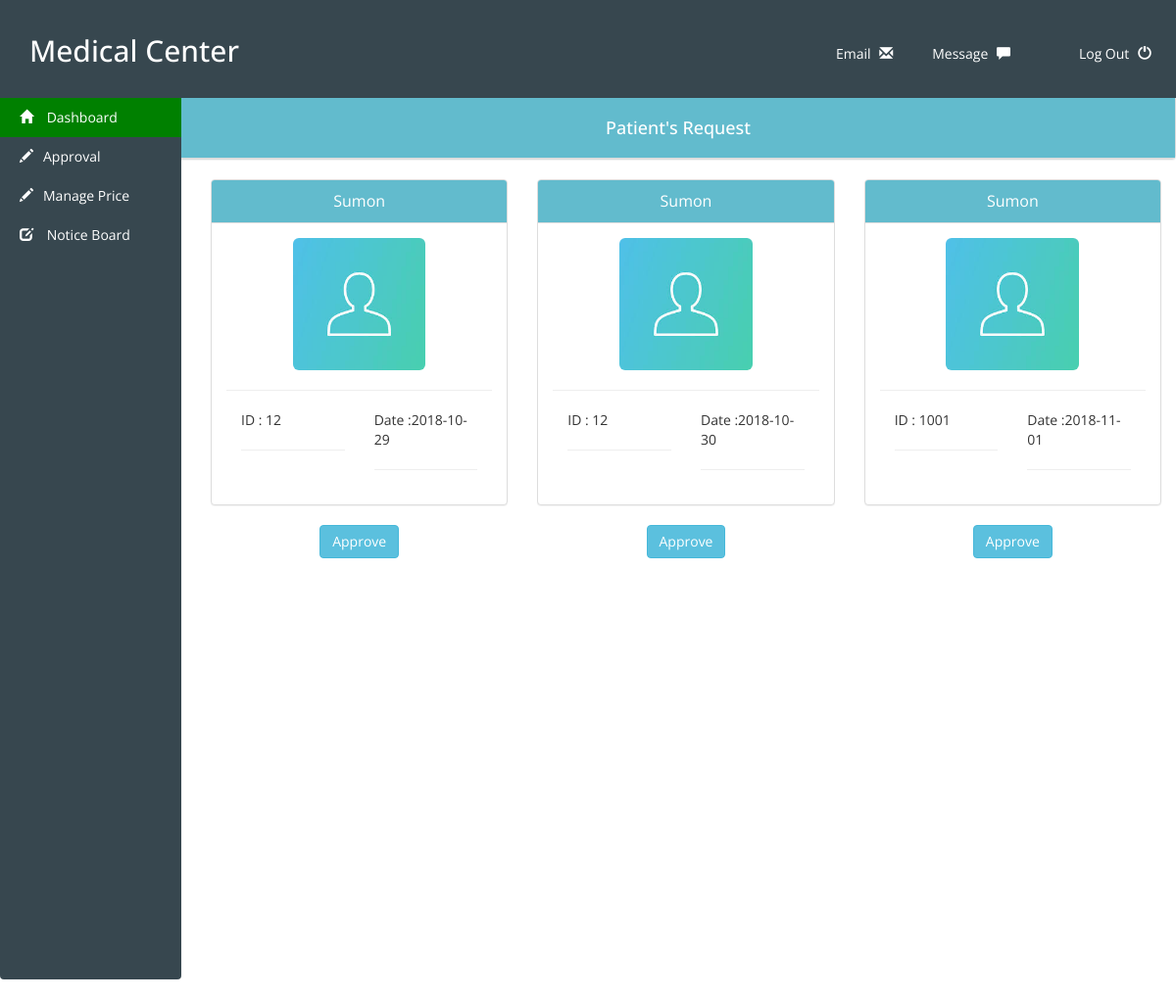
Page /mcenter/request.php on the committed database.
### tables this page shows
CREATE TABLE `mcenter_schedule` (
  `patient_id` int(20) NOT NULL,
  `mcenter_id` int(20) NOT NULL,
  `service_date` date NOT NULL
);

### library/connectdb.php (called while the page is built, shortened)
<?php
class Connection
{
   public  $servername="localhost";
   public  $username="root";
   public  $pass="";
   public  $db_name="emedicare";
   public function __construct()
   {
          $this->cn=new mysqli($this->servername,$this->username,$this->pass,$this->db_name);
   }
}
?>

### mcenter/request.php (the view)
<?php
	include("../library/connectdb.php");
	include ("mcenter.php");
	$run = new connection();
	$query = "SELECT * FROM mcenter_schedule";
	$mcenter = $run->cn->query($query);
	echo "<div class='panel panel-default'>";
		echo "<div class='panel-heading text-center doctitle'>";
			echo "<h4>Patient's Request</h4>";
		echo "</div>";
	echo "</div>";
	echo '
		<div class="col-md-10">
			<div class="row">';
			while($row = $mcenter->fetch_assoc())
			{
					echo '
						<div class="col-md-4">
							<div class="panel panel-default">
								<div class="panel-heading doctitle text-center">
										Sumon
								</div>
								<div class="panel-body ">
								<div class="text-center">
									<img class="img-responsive img-rounded center-block" src="../img/citizen/profile.jpg"  width="50%"/>
								</div>
								<hr/>
									<div class="col-md-6">
										ID : '.$row['patient_id'].'<hr>
									</div>
									<div class="col-md-6">
										Date :'.$row['service_date'].'<hr>
									</div>
								</div>
							</div>
							<div class="text-center">
								<a class="btn btn-info" href="mrequest/'.$row['mcenter_id'].'">Approve</a>
							</div>
						</div>
					';
			}
	echo '
			</div>
		</div>
	';
?>

### css/style.css (style rules this page uses)
body { width: 100%; height: 100%; overflow-y: scroll; font-family: 'Open Sans', sans-serif; }
.doctitle { background: #62BBCD !important; font-size: 16px !important; color: white !important; }

### rows in the picture
mcenter_schedule: patient "12", service_date "2018-10-29"
mcenter_schedule: patient "12", service_date "2018-10-30"
mcenter_schedule: patient "1001", service_date "2018-11-01"
